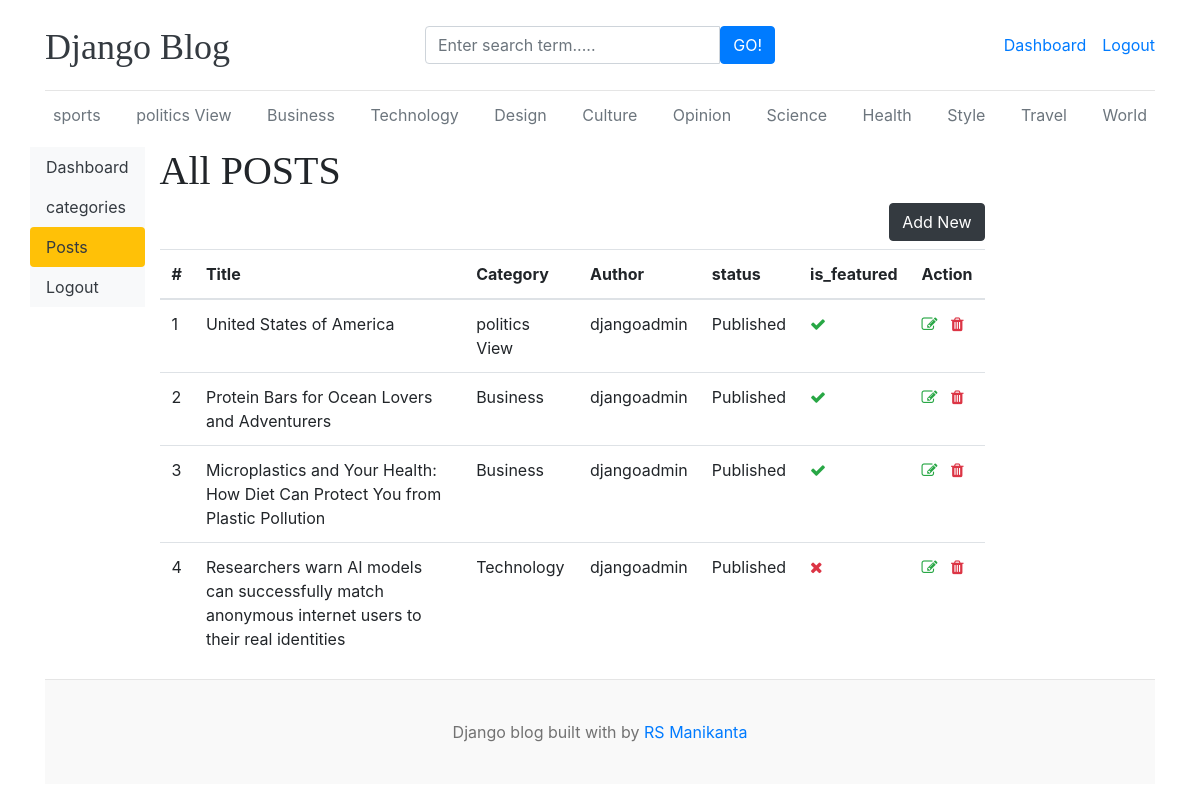
Screenshot of /dashboard/posts/ (signed in) with the database file from the repository.
### blogs/models.py (models this page shows, shortened)
class Category(models.Model):
    category_name =models.CharField(max_length=50,unique=True)
    created_at =models.DateTimeField(auto_now_add=True)
    updated_at =models.DateTimeField(auto_now=True)
    class Meta:
        verbose_name_plural='categories'
    def __str__(self):
        return self.category_name

class Blog(models.Model):
    title = models.CharField(max_length=100)
    slug= models.SlugField(max_length=150,unique=True,blank=True)
    category= models.ForeignKey(Category,on_delete=models.CASCADE)
    author= models.ForeignKey(User,on_delete=models.CASCADE)
    featured_image = models.ImageField(upload_to='upload/%y/%m/%d')
    short_description = models.TextField(max_length=500)
    blog_body = models.TextField(max_length=2000)
    status=models.CharField(max_length=20,choices=STATUS_CHOICES,default="Draft")
    is_featured=models.BooleanField(default=False)
    created_at=models.DateTimeField(auto_now_add=True)
    updated_at=models.DateTimeField(auto_now=True)

### dashboards/views.py (the view)
# urls.py: path('posts/', views.posts, name='posts'),
def posts(request):
    posts = Blog.objects.all()
    context ={
        'posts': posts,
    }
    return render(request, 'dashboard/posts.html', context)

### blogs/context_processors.py (called while the page is built)
def get_categories(request):
    categories = Category.objects.all()
    return dict(categories=categories)

def get_social_links(request):
    social_links = SocialLink.objects.all()
    return dict(social_links=social_links)

### templates/dashboard/posts.html (shortened to what this page needs)
{% extends 'base.html' %}
{% block content %}
<div class="row">
     {% include 'dashboard/sidebar.html' %}
     <div class="col-md-9">
        <h1>All POSTS</h1>
        <a href="{% url 'add_post' %}" class="btn btn-dark text-ligh float-right mb-2">Add New</a>
     <table class="table table-hover">
  <thead>
    <tr>
      <th >#</th>
      <th>Title</th>
      <th>Category</th>
      <th>Author</th>
      <th>status</th>
      <th>is_featured</th>
      <th>Action</th>
    </tr>
  </thead>
  <tbody>
    {% for post in posts %}
    <tr>
      <td>{{ forloop.counter }}</td>
      <td>{{ post.title }}</td>
      <td>{{ post.category }}</td>
      <td>{{ post.author }}</td>
      <td>{{ post.status }}</td>
      <td>{% if post.is_featured %}<i class="fa fa-check text-success"></i>{% else %}<i class="fa fa-times text-danger"></i>{% endif %}</td>
      <td>
      <a href="{% url 'edit_post' post.id %}"><i class="fa fa-edit text-success"></i></a>
       <a href="{% url 'delete_post' post.id %}"><i class="fa fa-trash text-danger"></i></a></i>
      </td>
    </tr>
    {% endfor %}
  </tbody>
</table>
     </div>
</div>
{% endblock %}

### templates/base.html (shortened to what this page needs)
{% load static %}
<!DOCTYPE html>
<html lang="en">
<head>
    <link href="https://getbootstrap.com/docs/4.0/dist/css/bootstrap.min.css" rel="stylesheet">
    <link href="{% static 'css/blog.css' %}" rel="stylesheet">
    <link rel="stylesheet" href="https://cdnjs.cloudflare.com/ajax/libs/font-awesome/4.7.0/css/font-awesome.min.css">
  </head>
<body>
    <div class="container">
      <header class="blog-header py-3">
        <div class="row flex-nowrap justify-content-between align-items-center">
          <div class="col-4 pt-1">
            <a class="blog-header-logo text-dark" href="/">Django Blog</a>
          </div>
          <div class="col-4">
            <form action="{% url 'search' %}" method="GET">
            <div class="input-group">
              <input class="form-control" type="text" name="keyword" value="{{ keyword }}" placeholder="Enter search term....." aria-label="Enter Search term">
              <button type="submit" class="btn btn-primary" id="button-search" type="button">GO!</button>
            </div>
           </form>
          </div>
          <div class="col-4 d-flex justify-content-end align-items-center">
            {% if not user.is_authenticated %}
            <a class="btn btn-sm btn-warning" href="{% url 'login' %}">Login</a> &nbsp;
            <a class="btn btn-sm btn-outline-secondary" href="{% url 'register' %}">Register</a>
            {% else %}
            <span><a href="{% url 'dashboard' %}">Dashboard</a></span>
            <span><a href="{% url 'logout' %}">Logout</a></span>
            {% endif %}
          </div>
        </div>
      </header>
      <div class="nav-scroller py-1 mb-2">
        <nav class="nav d-flex justify-content-between">
          {% for cat in categories %}
          <a class="p-2 text-muted" href="{% url 'posts_by_category' cat.id %}">{{ cat }}</a>
          {% endfor %}
        </nav>
      </div>
{% block content %}
{% endblock %}
 <footer class="blog-footer">
  <p>Django blog built with  by <a href="#">RS Manikanta </a></p>
</footer>
</body>
</html>

### blog_main/static/css/blog.css (style rules this page uses)
.blog-header { border-bottom: 1px solid #e5e5e5; }
.blog-header-logo { font-family: "Playfair Display", Georgia, "Times New Roman", serif; font-size: 2.25rem; }
h1, h2, h3, h4, h5, h6 { font-family: "Playfair Display", Georgia, "Times New Roman", serif; }
.blog-footer { padding: 2.5rem 0; color: #727272; text-align: center; background-color: #f9f9f9; border-top: .05rem solid #e5e5e5; }
.blog-footer p:last-child { margin-bottom: 0; }

### rows the page displays
Category: category_name "sports"
Category: category_name "politics View"
Category: category_name "Business"
Category: category_name "Technology"
Category: category_name "Design"
Category: category_name "Culture"
Category: category_name "Opinion"
Category: category_name "Science"
Category: category_name "Health"
Category: category_name "Style"
Category: category_name "Travel"
Category: category_name "World"
Blog: title "United States of America", category "politics View", author "djangoadmin", status "Published", is_featured True (drawn)
Blog: title "Protein Bars for Ocean Lovers and Adventurers", category "Business", author "djangoadmin", status "Published", is_featured True (drawn)
Blog: title "Microplastics and Your Health: How Diet Can Protect You from Plastic Pollution", category "Business", author "djangoadmin", status "Published", is_featured True (drawn)
Blog: title "Researchers warn AI models can successfully match anonymous internet users to their real identities", category "Technology", author "djangoadmin", status "Published", is_featured False (drawn)
